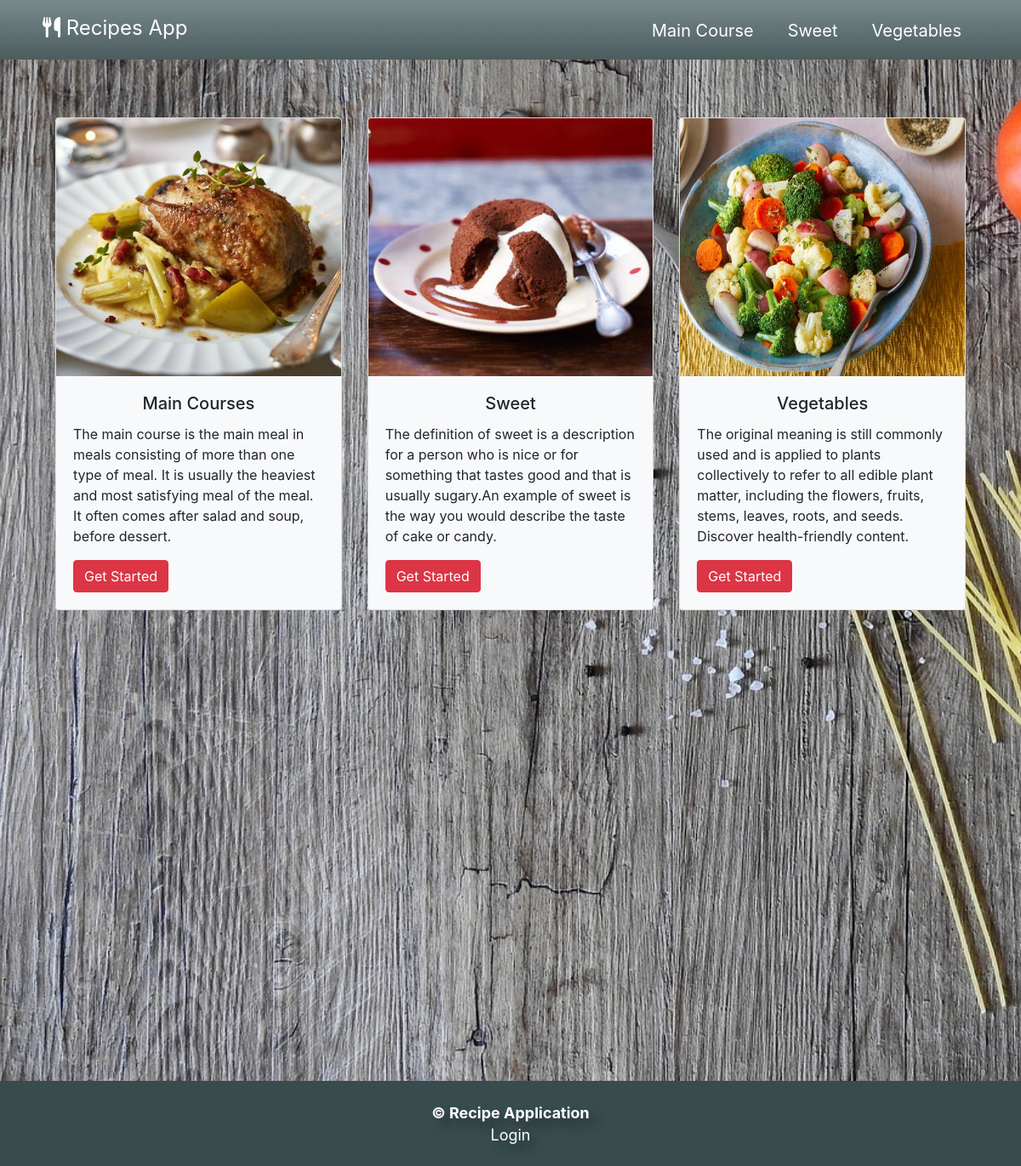
The page / on the database its author committed.
### recipeapp/models.py (models this page shows, shortened)
class Post(models.Model):
    title = models.CharField(max_length=30)
    image = models.CharField(max_length=30)
    description = models.TextField(max_length=250)
    link = models.CharField(max_length=30,default='maincourse')

### recipeapp/views.py (the view)
# urls.py: path('', views.index, name ='index'),
def index(request):
    context = {
        "post": Post.objects.all()
    }
    return render(request, 'index.html', context)

### templates/index.html (shortened to what this page needs)
{% extends 'base.html' %}
{% load static %}
{% block link %}
    <link rel="stylesheet" href="{% static 'css/index.css' %}">
{% endblock %}
{% block bodybg %}
    {% block navbar %} {% include 'partials/navbar.html' %} {% endblock %}
{% endblock %}
{% block main %}
    <section id="cards">
        <div class="container">
            <div class="row">
                {% for post in post %}
                    {% include 'partials/_index.html' %}
                {% endfor %}
            </div>
        </div>
    </section>
{% endblock %}

### templates/partials/_index.html
{% load static %}
<div class="col-4 md mt-5">
    <div class="card fa-1x bg-light">
       <img class="card-img-top" src="{% static "images/card/"|add:post.image %}" alt="" class="img-fluid">
            <div class="card-body">
                <h5 class="card-title text-center">{{ post.title }}</h5>
                <p class="card-text">
                    {{post.description}}
                </p>
                <a href="{% url post.link %}" class="btn btn-danger">Get Started</a>
            </div>
    </div>
</div>

### static/css/base.css (style rules this page uses)
* { padding: 0; margin: 0; box-sizing: border-box; }
.row { display: flex; justify-content: space-between; padding: 20px; margin: 5px; }

### static/css/index.css (style rules this page uses)
img { height: 303px; width: 344px; }

### rows shown on the page
Post: image (picture), title "Main Courses", description "The main course is the main meal in meals consisting of more than one type of meal. It is usually the heaviest and most satisfying meal of the meal. It often comes after salad and soup, before dessert."
Post: image (picture), title "Sweet", description "The definition of sweet is a description for a person who is nice or for something that tastes good and that is usually sugary.An example of sweet is the way you would describe the taste of cake or candy."
Post: image (picture), title "Vegetables", description "The original meaning is still commonly used and is applied to plants collectively to refer to all edible plant matter, including the flowers, fruits, stems, leaves, roots, and seeds. Discover health-friendly content."
